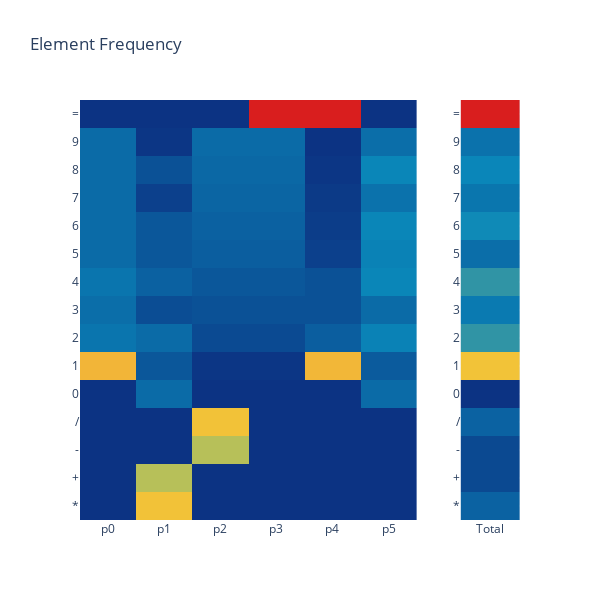

The cell this chart's notebook holds for it:
### Code cell
# Ploting Heatmap

# Sorting data
df_freq_count = df_freq_count.sort_index()

# Creating figure
fig = sp.make_subplots(
    rows=1, 
    cols=2,
    column_widths=[0.85, 0.15],
)

# Creating "Positions" traces
fig.add_trace(
    go.Heatmap(
        x=[f"p{i}" for i in range(NUMBER_OF_ELEMENTS)],
        y=df_freq_count.index,
        z=df_freq_count / len(df),
        coloraxis=f"coloraxis1",
        name="Positions",
    ),
    row=1,
    col=1,
)

# Creating "Total Unique" trace
fig.add_trace(
    go.Heatmap(
        x=["Total"],
        y=df_freq_count.index,
        z=df_freq_count[["total"]] / len(df),
        coloraxis=f"coloraxis2",
        name="Total",
    ),
    row=1,
    col=2,
)

# Updating layout
fig.update_layout(
    title="Element Frequency",
    height=600,
    width=600,
    coloraxis1=dict(
        showscale=False,
        colorscale="Portland",
    ),
    coloraxis2=dict(
        showscale=False,
        colorscale="Portland",
    ),
)

# Showing figure
fig.show()

### Figure 1 — Plotly figure (JSON) as saved in the notebook; plotly's stock layout.template omitted (floating-point values rounded to 4 significant figures)
{"data": [{"coloraxis": "coloraxis", "name": "Positions", "type": "heatmap", "x": ["p0", "p1", "p2", "p3", "p4", "p5"], "xaxis": "x", "y": ["*", "+", "-", "/", "0", "1", "2", "3", "4", "5", "6", "7", "8", "9", "="], "yaxis": "y", "z": [[0, 0.2816, 0, 0, 0, 0, 0.2816, 0.2816], [0, 0.2184, 0, 0, 0, 0, 0.2184, 0.2184], [0, 0, 0.2184, 0, 0, 0, 0.2184, 0.2184], [0, 0, 0.2816, 0, 0, 0, 0.2816, 0.2816], [0, 0.08252, 0, 0, 0, 0.08252, 0.165, 0.165], [0.3058, 0.0534, 0.004854, 0.004854, 0.301, 0.05825, 0.7282, 0.6311], [0.09709, 0.08252, 0.03398, 0.03398, 0.06311, 0.1165, 0.4272, 0.4078], [0.08738, 0.03883, 0.04369, 0.04369, 0.04369, 0.08252, 0.3398, 0.3398], [0.09709, 0.06796, 0.0534, 0.0534, 0.04369, 0.1214, 0.4369, 0.4078], [0.08252, 0.0534, 0.06311, 0.06311, 0.01942, 0.1165, 0.3981, 0.3107], [0.08252, 0.0534, 0.06796, 0.06796, 0.01456, 0.1214, 0.4078, 0.3786], [0.08252, 0.01942, 0.07282, 0.07282, 0.009709, 0.09223, 0.3495, 0.3301], [0.08252, 0.04369, 0.07767, 0.07767, 0.004854, 0.1214, 0.4078, 0.3689], [0.08252, 0.004854, 0.08252, 0.08252, 0, 0.08738, 0.3398, 0.3204], [0, 0, 0, 0.5, 0.5, 0, 1, 1]]}, {"coloraxis": "coloraxis2", "name": "Total", "type": "heatmap", "x": ["Total"], "xaxis": "x2", "y": ["*", "+", "-", "/", "0", "1", "2", "3", "4", "5", "6", "7", "8", "9", "="], "yaxis": "y2", "z": [[0.2816], [0.2184], [0.2184], [0.2816], [0.165], [0.6311], [0.4078], [0.3398], [0.4078], [0.3107], [0.3786], [0.3301], [0.3689], [0.3204], [1]]}], "layout": {"coloraxis": {"colorscale": [[0, "rgb(12,51,131)"], [0.25, "rgb(10,136,186)"], [0.5, "rgb(242,211,56)"], [0.75, "rgb(242,143,56)"], [1, "rgb(217,30,30)"]], "showscale": false}, "coloraxis2": {"colorscale": [[0, "rgb(12,51,131)"], [0.25, "rgb(10,136,186)"], [0.5, "rgb(242,211,56)"], [0.75, "rgb(242,143,56)"], [1, "rgb(217,30,30)"]], "showscale": false}, "height": 600, "title": {"text": "Element Frequency"}, "width": 600, "xaxis": {"anchor": "y", "domain": [0, 0.765]}, "xaxis2": {"anchor": "y2", "domain": [0.865, 1]}, "yaxis": {"anchor": "x", "domain": [0, 1]}, "yaxis2": {"anchor": "x2", "domain": [0, 1]}}}
